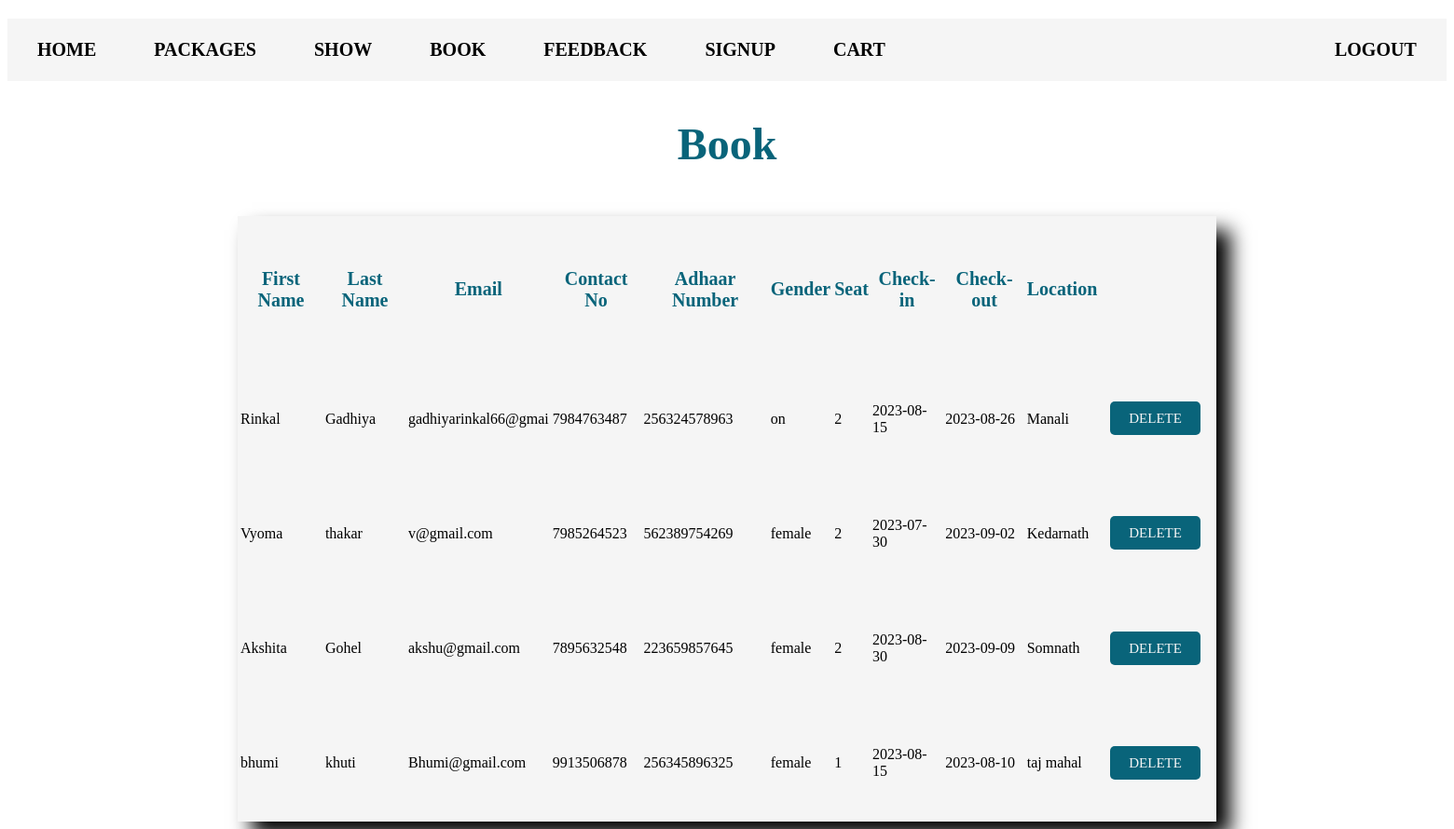
The page /admin/book.php (signed in) on the database its author committed.
### tables this page shows
CREATE TABLE `book` (
  `id` int(20) NOT NULL,
  `fname` varchar(50) NOT NULL,
  `lname` varchar(50) NOT NULL,
  `email` varchar(20) NOT NULL,
  `cno` varchar(12) NOT NULL,
  `ano` varchar(15) NOT NULL,
  `gen` varchar(20) NOT NULL,
  `seat` varchar(20) NOT NULL,
  `chin` varchar(30) NOT NULL,
  `chout` varchar(30) NOT NULL,
  `lnm` varchar(50) NOT NULL
);

### admin/book.php (the view, shortened to what this page needs)
<?php
	include("header.php");
?>
<html>
	<head>
		<link rel="stylesheet" href="style.css">
</head>
<body>
<h2 align="center">Book</h2>
<div class="container1">
<table>
	<tr class="ahead">
		<th>First Name</th>
		<th>Last Name</th>
		<th>Email</th>
		<th>Contact No</th>
		<th>Adhaar Number</th>
		<th>Gender</th>
		<th>Seat</th>
		<th>Check-in</th>
		<th>Check-out</th>
		<th>Location</th>
		<th></th>
		<th></th>
	</tr>
<?php
	include('connect.php');
	$q = mysqli_query($cn,"select * from book");
	while($r = mysqli_fetch_array($q))
	{
		echo "<tr>
			<td>".$r[1]."</td>
			<td>".$r[2]."</td>
			<td>".$r[3]."</td>
			<td>".$r[4]."</td>
			<td>".$r[5]."</td>
			<td>".$r[6]."</td>
			<td>".$r[7]."</td>
			<td>".$r[8]."</td>
			<td>".$r[9]."</td>
			<td>".$r[10]."</td>
			<td><a href='bookdel.php?id=".$r[0]." ' class='btn'>DELETE</a></td>
		</tr>";
	}
?>

### admin/style.css (style rules this page uses)
.container1 { display: flex; height: 650px; width: 1050px; background-color: whitesmoke; margin: auto; margin-top: 50px; box-shadow: 15px 15px 20px black; }
.ahead { font-family: Cambria Math; font-size: 20px; font-weight: bold; color:#09647a; }
.btn { background-color: #09647a; color: whitesmoke; font-size: 15px; border-radius: 5px; padding: 10px 20px 10px 20px; margin: 10px 10px 10px 10px; cursor: pointer; border: none; text-decoration: none; }
h2 { font-size: 3rem; font-family: Cambria Math; margin: 40px; color: #09647a; }

### rows shown on the page
book: fname "Rinkal", lname "Gadhiya", email "gadhiyarinkal66@gmai", cno "7984763487", ano "256324578963", gen "on", seat "2", chin "2023-08-15", chout "2023-08-26", lnm "Manali"
book: fname "Vyoma", lname "thakar", email "v@gmail.com", cno "7985264523", ano "562389754269", gen "female", seat "2", chin "2023-07-30", chout "2023-09-02", lnm "Kedarnath"
book: fname "Akshita", lname "Gohel", email "akshu@gmail.com", cno "7895632548", ano "223659857645", gen "female", seat "2", chin "2023-08-30", chout "2023-09-09", lnm "Somnath"
book: fname "bhumi", lname "khuti", email "Bhumi@gmail.com", cno "9913506878", ano "256345896325", gen "female", seat "1", chin "2023-08-15", chout "2023-08-10", lnm "taj mahal"
